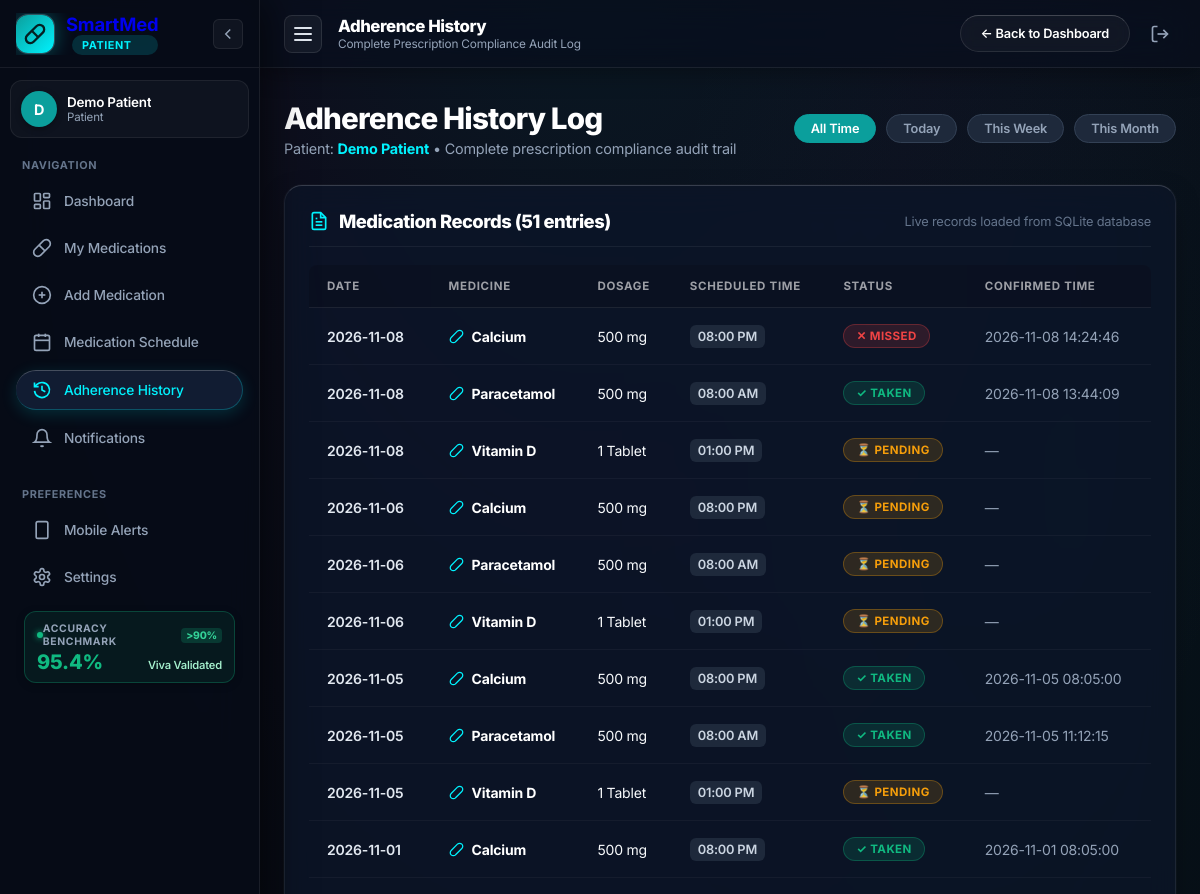
Page /history (signed in, upper part) on the earlier database version.
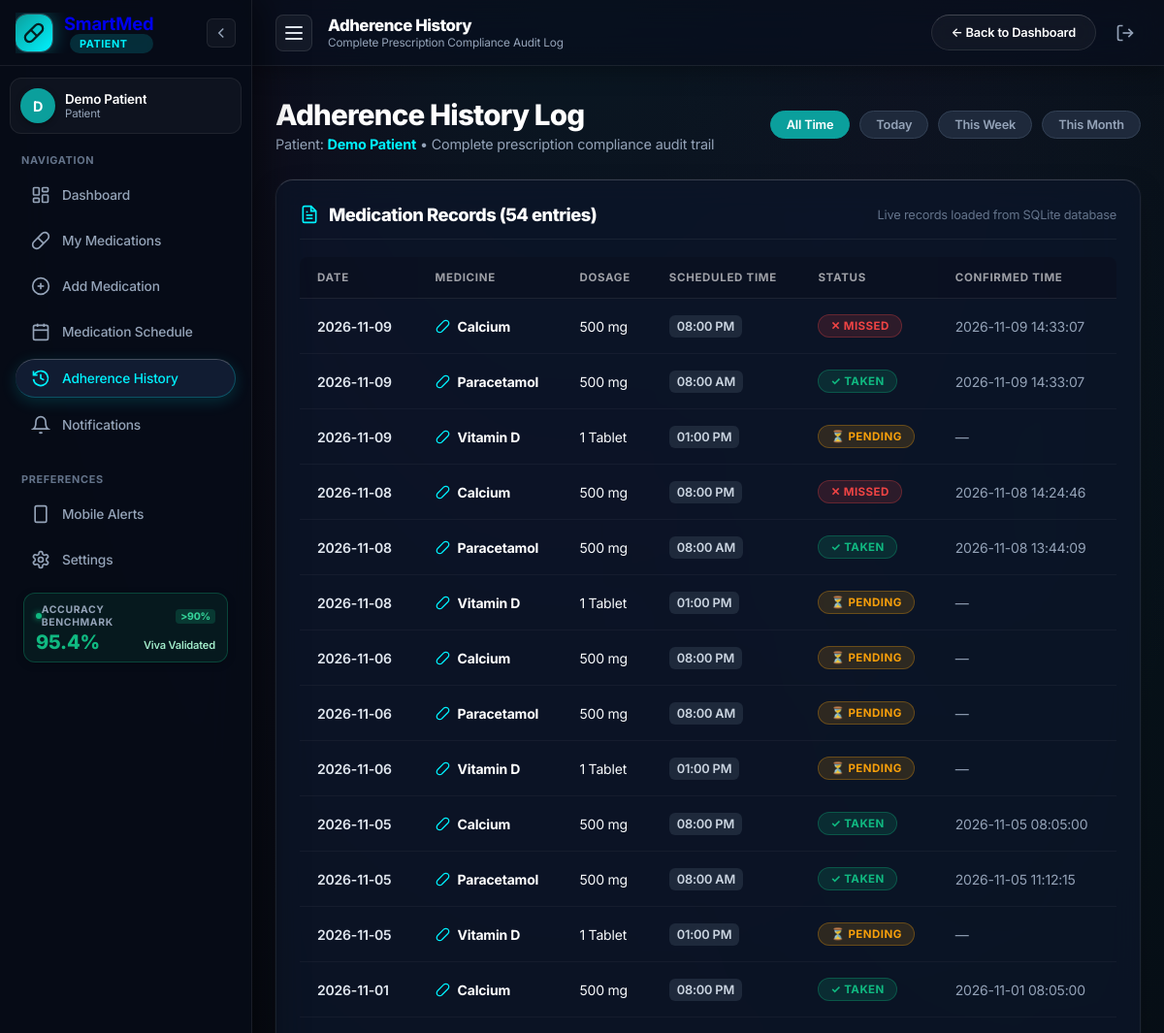
Same page on the later database version.
### tables this page shows
CREATE TABLE adherence (
            id INTEGER PRIMARY KEY AUTOINCREMENT,
            medication_id INTEGER NOT NULL,
            scheduled_date TEXT NOT NULL,
            scheduled_time TEXT NOT NULL,
            status TEXT NOT NULL DEFAULT 'PENDING',
            confirmed_at TEXT,
            FOREIGN KEY (medication_id) REFERENCES medications(id) ON DELETE CASCADE
        );

CREATE TABLE medications (
            id INTEGER PRIMARY KEY AUTOINCREMENT,
            patient_id INTEGER NOT NULL,
            medicine_name TEXT NOT NULL,
            dosage TEXT NOT NULL,
            frequency TEXT NOT NULL,
            scheduled_time TEXT NOT NULL,
            start_date TEXT NOT NULL,
            end_date TEXT NOT NULL, instructions TEXT DEFAULT '',
            FOREIGN KEY (patient_id) REFERENCES users(id) ON DELETE CASCADE
        );

### app.py (the view)
@app.route("/history")
def history():
    if "user_id" not in session:
        return redirect(url_for("login"))
    conn = get_db()
    cursor = conn.cursor()
    if session.get("role") == "caregiver":
        req_p = request.args.get("patient_id")
        cursor.execute("""
            SELECT u.id, u.name
            FROM caregiver_patients cp
            JOIN users u ON cp.patient_id = u.id
            WHERE cp.caregiver_id = ?
        """, (session["user_id"],))
        auth_pts = cursor.fetchall()
        if not auth_pts:
            conn.close()
            return "No authorized patients assigned to your account.", 403
        if req_p:
            match = [p for p in auth_pts if p["id"] == int(req_p)]
            if not match:
                conn.close()
                return "403 Forbidden: You are not authorized to view this patient.", 403
            patient_id = match[0]["id"]
            patient_name = match[0]["name"]
        else:
            patient_id = auth_pts[0]["id"]
            patient_name = auth_pts[0]["name"]
    else:
        patient_id = session["user_id"]
        patient_name = session.get("user_name")
    filter_period = request.args.get("filter", "all")  # today, week, month, all
    today = date.today()
    query = """
        SELECT
            a.id,
            a.scheduled_date,
            a.scheduled_time,
            a.status,
            a.confirmed_at,
            m.medicine_name,
            m.dosage,
            m.frequency,
            m.instructions
        FROM adherence a
        JOIN medications m ON a.medication_id = m.id
        WHERE m.patient_id = ?
    """
    params = [patient_id]
    if filter_period == "today":
        query += " AND a.scheduled_date = ?"
        params.append(today.strftime("%Y-%m-%d"))
    elif filter_period == "week":
        week_ago = (today - timedelta(days=7)).strftime("%Y-%m-%d")
        query += " AND a.scheduled_date >= ?"
        params.append(week_ago)
    elif filter_period == "month":
        month_ago = (today - timedelta(days=30)).strftime("%Y-%m-%d")
        query += " AND a.scheduled_date >= ?"
        params.append(month_ago)
    query += " ORDER BY a.scheduled_date DESC, a.scheduled_time DESC"
    cursor.execute(query, params)
    history_records = cursor.fetchall()
    conn.close()
    return render_template(
        "history.html",
        records=history_records,
        active_filter=filter_period,
        patient_name=patient_name
    )

### app.py (called while the page is built)
def get_db():
    conn = sqlite3.connect(DATABASE_PATH)
    conn.row_factory = sqlite3.Row
    return conn

    def __call__(self, environ, start_response):
        path_info = environ.get('PATH_INFO', '')
        if path_info.startswith('/api/index'):
            subpath = path_info[len('/api/index'):]
            if not subpath or subpath == '/':
                environ['PATH_INFO'] = '/'
            else:
                environ['PATH_INFO'] = subpath if subpath.startswith('/') else ('/' + subpath)
        return self.wsgi_app(environ, start_response)

### templates/history.html (shortened to what this page needs)
<!DOCTYPE html>
<html lang="en">
<head>
  <link rel="stylesheet" href="{{ url_for('static', filename='css/style.css') }}">
</head>
<body class="app-layout">
  {% set active_page = 'history' %}
  {% include 'sidebar_partial.html' %}
  <div class="app-main-wrapper">
    <header class="app-topbar">
      <div class="topbar-left">
        <button type="button" class="hamburger-btn" id="sidebarHamburgerBtn" onclick="toggleSidebar()" aria-label="Toggle Navigation Sidebar" title="Toggle Sidebar">
          <span class="hamburger-line"></span>
          <span class="hamburger-line"></span>
          <span class="hamburger-line"></span>
        </button>
        <div class="topbar-page-info">
          <h2 class="topbar-title">Adherence History</h2>
          <span class="topbar-subtitle">Complete Prescription Compliance Audit Log</span>
        </div>
      </div>
      <div class="topbar-right">
        <a href="{{ url_for('admin_dashboard' if session.get('role') == 'admin' else ('caregiver_dashboard' if session.get('role') == 'caregiver' else 'patient_dashboard')) }}" class="btn-secondary" style="padding:6px 14px; font-size:0.8rem;">
          ← Back to Dashboard
        </a>
        <a href="{{ url_for('logout') }}" class="btn-logout" title="Sign Out">
          <svg width="20" height="20" viewBox="0 0 24 24" fill="none" stroke="currentColor" stroke-width="2">
            <path d="M9 21H5a2 2 0 0 1-2-2V5a2 2 0 0 1 2-2h4"/><polyline points="16 17 21 12 16 7"/><line x1="21" y1="12" x2="9" y2="12"/>
          </svg>
        </a>
      </div>
    </header>
    <main class="main-content">
    <div class="dashboard-header">
      <div class="header-title-box">
        <h1>Adherence History Log</h1>
        <p>Patient: <strong style="color:var(--cyan-accent);">{{ patient_name }}</strong> • Complete prescription compliance audit trail</p>
      </div>
      <div class="filter-bar">
        <a href="{{ url_for('history', filter='all') }}" class="filter-btn {{ 'active' if active_filter == 'all' else '' }}">All Time</a>
        <a href="{{ url_for('history', filter='today') }}" class="filter-btn {{ 'active' if active_filter == 'today' else '' }}">Today</a>
        <a href="{{ url_for('history', filter='week') }}" class="filter-btn {{ 'active' if active_filter == 'week' else '' }}">This Week</a>
        <a href="{{ url_for('history', filter='month') }}" class="filter-btn {{ 'active' if active_filter == 'month' else '' }}">This Month</a>
      </div>
    </div>
    <section class="section-card">
      <div class="section-header">
        <div class="section-title-box">
          <h2 class="section-title">Medication Records ({{ records|length }} entries)</h2>
        </div>
        <span style="font-size:0.8rem; color:var(--text-dim);">Live records loaded from SQLite database</span>
      </div>
      <div class="table-responsive">
        <table class="med-table">
          <thead>
            <tr>
              <th>Date</th>
              <th>Medicine</th>
              <th>Dosage</th>
              <th>Scheduled Time</th>
              <th>Status</th>
              <th>Confirmed Time</th>
            </tr>
          </thead>
          <tbody>
            {% if records %}
              {% for r in records %}
                <tr>
                  <td style="font-weight:600; color:#E2E8F0;">{{ r.scheduled_date }}</td>
                  <td>
                    <div class="med-name-cell">
                      <svg width="15" height="15" viewBox="0 0 24 24" fill="none" stroke="var(--cyan-accent)" stroke-width="2">
                        <path d="m10.5 20.5 10-10a4.95 4.95 0 1 0-7-7l-10 10a4.95 4.95 0 1 0 7 7Z"/>
                      </svg>
                      <span>{{ r.medicine_name }}</span>
                    </div>
                  </td>
                  <td>{{ r.dosage }}</td>
                  <td>
                    <span class="med-time-badge">{{ r.scheduled_time }}</span>
                  </td>
                  <td>
                    {% if r.status == 'TAKEN' %}
                      <span class="status-pill status-taken">✓ TAKEN</span>
                    {% elif r.status == 'MISSED' %}
                      <span class="status-pill status-missed">✕ MISSED</span>
                    {% else %}
                      <span class="status-pill status-pending">⏳ PENDING</span>
                    {% endif %}
                  </td>
                  <td style="font-size:0.8rem; color:var(--text-muted);">
                    {{ r.confirmed_at if r.confirmed_at else '—' }}
                  </td>
                </tr>
              {% endfor %}
            {% else %}
              <tr>
                <td colspan="6" style="text-align:center; padding:32px; color:var(--text-dim);">
                  No adherence records found for the selected time filter.
                </td>
              </tr>
            {% endif %}
          </tbody>
        </table>
      </div>
    </section>
  </main>
  </div>
</body>
</html>

### templates/sidebar_partial.html (shortened to what this page needs)
<aside class="app-sidebar" id="appSidebar" aria-label="Main Navigation">
  <div class="sidebar-header">
    <a href="{{ url_for('admin_dashboard' if session.get('role') == 'admin' else ('caregiver_dashboard' if session.get('role') == 'caregiver' else 'patient_dashboard')) }}" class="sidebar-brand">
      <div class="brand-icon-box" style="">
        {% if session.get('role') == 'admin' %}
          <svg width="22" height="22" viewBox="0 0 24 24" fill="none" stroke="currentColor" stroke-width="2.5">
            <path d="M12 22s8-4 8-10V5l-8-3-8 3v7c0 6 8 10 8 10z"/>
          </svg>
        {% elif session.get('role') == 'caregiver' %}
          <svg width="22" height="22" viewBox="0 0 24 24" fill="none" stroke="#042022" stroke-width="2.5">
            <path d="M19 14c1.49-1.46 3-3.21 3-5.5A5.5 5.5 0 0 0 16.5 3c-1.76 0-3 .5-4.5 2-1.5-1.5-2.74-2-4.5-2A5.5 5.5 0 0 0 2 8.5c0 2.3 1.5 4.05 3 5.5l7 7Z"/>
          </svg>
        {% else %}
          <svg width="22" height="22" viewBox="0 0 24 24" fill="none" stroke="currentColor" stroke-width="2.5">
            <path d="m10.5 20.5 10-10a4.95 4.95 0 1 0-7-7l-10 10a4.95 4.95 0 1 0 7 7Z"/>
            <path d="m8.5 8.5 7 7"/>
          </svg>
        {% endif %}
      </div>
      <div class="sidebar-brand-text">
        <span class="brand-name">SmartMed</span>
        <span class="brand-tag" style="{% if session.get('role') == 'admin' %}background:rgba(239,68,68,0.2); color:#FCA5A5;{% elif session.get('role') == 'caregiver' %}background:rgba(16,185,129,0.15); color:#6EE7B7;{% endif %}">
          {{ 'Governance' if session.get('role') == 'admin' else ('Caregiver' if session.get('role') == 'caregiver' else 'Patient') }}
        </span>
      </div>
    </a>
    <button type="button" class="sidebar-toggle-btn" id="sidebarCollapseBtn" onclick="toggleSidebarCollapse()" title="Toggle Sidebar" aria-label="Toggle Sidebar Expansion">
      <svg width="18" height="18" viewBox="0 0 24 24" fill="none" stroke="currentColor" stroke-width="2">
        <polyline points="15 18 9 12 15 6"/>
      </svg>
    </button>
  </div>
  <div class="sidebar-scroll-container">
    <div class="sidebar-user-block">
      <div class="sidebar-user-avatar" style="{% if session.get('role') == 'admin' %}background:#DC2626;{% elif session.get('role') == 'caregiver' %}background:#059669;{% endif %}">
        {{ (session.get('user_name') or 'U')[0] | upper }}
      </div>
      <div class="sidebar-user-meta">
        <div class="sidebar-user-name" title="{{ session.get('user_name') }}">
          {{ session.get('user_name', 'Authorized User') }}
        </div>
        <div class="sidebar-user-role">
          {{ session.get('role', 'patient') | capitalize }}
        </div>
      </div>
    </div>
    <nav class="sidebar-nav">
      <div class="sidebar-section-title">Navigation</div>
      {% if session.get('role') == 'patient' %}
        <a href="{{ url_for('patient_dashboard') }}" class="sidebar-nav-item {{ 'active' if active_page == 'dashboard' else '' }}" data-tooltip="Dashboard">
          <svg width="20" height="20" viewBox="0 0 24 24" fill="none" stroke="currentColor" stroke-width="2">
            <rect width="7" height="9" x="3" y="3" rx="1"/><rect width="7" height="5" x="14" y="3" rx="1"/>
            <rect width="7" height="9" x="14" y="12" rx="1"/><rect width="7" height="5" x="3" y="16" rx="1"/>
          </svg>
          <span class="nav-label">Dashboard</span>
        </a>
        <a href="{{ url_for('patient_dashboard') }}#todayMedicationsSection" class="sidebar-nav-item {{ 'active' if active_page == 'medications' else '' }}" data-tooltip="My Medications">
          <svg width="20" height="20" viewBox="0 0 24 24" fill="none" stroke="currentColor" stroke-width="2">
            <path d="m10.5 20.5 10-10a4.95 4.95 0 1 0-7-7l-10 10a4.95 4.95 0 1 0 7 7Z"/><path d="m8.5 8.5 7 7"/>
          </svg>
          <span class="nav-label">My Medications</span>
        </a>
        <a href="{{ url_for('add_medication') }}" class="sidebar-nav-item {{ 'active' if active_page == 'add_medication' else '' }}" data-tooltip="Add Medication">
          <svg width="20" height="20" viewBox="0 0 24 24" fill="none" stroke="currentColor" stroke-width="2">
            <circle cx="12" cy="12" r="10"/><line x1="12" y1="8" x2="12" y2="16"/><line x1="8" y1="12" x2="16" y2="12"/>
          </svg>
          <span class="nav-label">Add Medication</span>
        </a>
        <a href="{{ url_for('patient_dashboard') }}#analyticsSection" class="sidebar-nav-item {{ 'active' if active_page == 'schedule' else '' }}" data-tooltip="Medication Schedule">
          <svg width="20" height="20" viewBox="0 0 24 24" fill="none" stroke="currentColor" stroke-width="2">
            <rect width="18" height="18" x="3" y="4" rx="2" ry="2"/><line x1="16" y1="2" x2="16" y2="6"/><line x1="8" y1="2" x2="8" y2="6"/><line x1="3" y1="10" x2="21" y2="10"/>
          </svg>
          <span class="nav-label">Medication Schedule</span>
        </a>
        <a href="{{ url_for('history') }}" class="sidebar-nav-item {{ 'active' if active_page == 'history' else '' }}" data-tooltip="Adherence History">
          <svg width="20" height="20" viewBox="0 0 24 24" fill="none" stroke="currentColor" stroke-width="2">
            <path d="M3 3v5h5"/><path d="M3.05 13A9 9 0 1 0 6 5.3L3 8"/><path d="M12 7v5l4 2"/>
          </svg>
          <span class="nav-label">Adherence History</span>
        </a>
        <a href="javascript:void(0)" onclick="toggleNotificationsDrawer()" class="sidebar-nav-item" data-tooltip="Notifications">
          <svg width="20" height="20" viewBox="0 0 24 24" fill="none" stroke="currentColor" stroke-width="2">
            <path d="M6 8a6 6 0 0 1 12 0c0 7 3 9 3 9H3s3-2 3-9"/><path d="M10.3 21a1.94 1.94 0 0 0 3.4 0"/>
          </svg>
          <span class="nav-label">Notifications</span>
        </a>
        <div class="sidebar-section-title" style="margin-top:16px;">Preferences</div>
        <a href="{{ url_for('notification_settings') }}" class="sidebar-nav-item {{ 'active' if active_page == 'notification_settings' else '' }}" data-tooltip="Mobile Alerts">
          <svg width="20" height="20" viewBox="0 0 24 24" fill="none" stroke="currentColor" stroke-width="2">
            <rect width="14" height="20" x="5" y="2" rx="2" ry="2"/><line x1="12" y1="18" x2="12.01" y2="18"/>
          </svg>
          <span class="nav-label">Mobile Alerts</span>
        </a>
        <a href="{{ url_for('settings') }}" class="sidebar-nav-item {{ 'active' if active_page == 'settings' else '' }}" data-tooltip="Settings & Profile">
          <span class="nav-label">Settings</span>
        </a>
      {% endif %}
    </nav>
    <div class="sidebar-accuracy-badge" onclick="openVivaAccuracyModal()" title="Click to view Viva Evaluation Audit (>90%)">
      <div class="sab-header">
        <span class="sab-dot"></span>
        <span class="sab-title">ACCURACY BENCHMARK</span>
        <span class="sab-pass">&gt;90%</span>
      </div>
      <div class="sab-metric">
        <span class="sab-value">95.4%</span>
        <span class="sab-sub">Viva Validated</span>
      </div>
    </div>
  </div>
</aside>

Differences in the rows shown:
added adherence: scheduled_date "2026-11-09", medicine_name "Calcium", dosage "500 mg", scheduled_time "08:00 PM", status "✕ MISSED", confirmed_at "2026-11-09 14:33:07"
added adherence: scheduled_date "2026-11-09", medicine_name "Paracetamol", dosage "500 mg", scheduled_time "08:00 AM", status "✓ TAKEN", confirmed_at "2026-11-09 14:33:07"
added adherence: scheduled_date "2026-11-09", medicine_name "Vitamin D", dosage "1 Tablet", scheduled_time "01:00 PM", status "⏳ PENDING", confirmed_at "—"
Other differences:
{{ records|length }}: "51" → "54"
